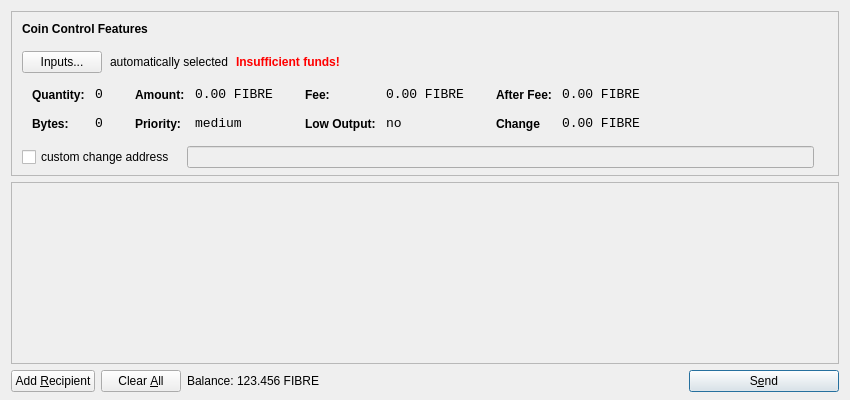
<?xml version="1.0" encoding="UTF-8"?>
<ui version="4.0">
 <class>SendCoinsDialog</class>
 <widget class="QDialog" name="SendCoinsDialog">
  <property name="geometry">
   <rect>
    <x>0</x>
    <y>0</y>
    <width>850</width>
    <height>400</height>
   </rect>
  </property>
  <property name="windowTitle">
   <string>Send Coins</string>
  </property>
  <property name="styleSheet">
   <string notr="true"/>
  </property>
  <layout class="QVBoxLayout" name="verticalLayout" stretch="0,1,0">
   <property name="bottomMargin">
    <number>8</number>
   </property>
   <item>
    <widget class="QFrame" name="frameCoinControl">
     <property name="sizePolicy">
      <sizepolicy hsizetype="Expanding" vsizetype="Expanding">
       <horstretch>0</horstretch>
       <verstretch>0</verstretch>
      </sizepolicy>
     </property>
     <property name="maximumSize">
      <size>
       <width>16777215</width>
       <height>16777215</height>
      </size>
     </property>
     <property name="frameShape">
      <enum>QFrame::StyledPanel</enum>
     </property>
     <property name="frameShadow">
      <enum>QFrame::Sunken</enum>
     </property>
     <layout class="QVBoxLayout" name="verticalLayoutCoinControl2">
      <property name="spacing">
       <number>6</number>
      </property>
      <property name="leftMargin">
       <number>0</number>
      </property>
      <property name="topMargin">
       <number>0</number>
      </property>
      <property name="rightMargin">
       <number>0</number>
      </property>
      <property name="bottomMargin">
       <number>6</number>
      </property>
      <item>
       <layout class="QVBoxLayout" name="verticalLayoutCoinControl" stretch="0,0,0,0,1">
        <property name="spacing">
         <number>0</number>
        </property>
        <property name="leftMargin">
         <number>10</number>
        </property>
        <property name="topMargin">
         <number>10</number>
        </property>
        <item>
         <layout class="QHBoxLayout" name="horizontalLayoutCoinControl1">
          <property name="bottomMargin">
           <number>15</number>
          </property>
          <item>
           <widget class="QLabel" name="labelCoinControlFeatures">
            <property name="sizePolicy">
             <sizepolicy hsizetype="Preferred" vsizetype="Maximum">
              <horstretch>0</horstretch>
              <verstretch>0</verstretch>
             </sizepolicy>
            </property>
            <property name="font">
             <font>
              <weight>75</weight>
              <bold>true</bold>
             </font>
            </property>
            <property name="styleSheet">
             <string notr="true">font-weight:bold;</string>
            </property>
            <property name="text">
             <string>Coin Control Features</string>
            </property>
           </widget>
          </item>
         </layout>
        </item>
        <item>
         <layout class="QHBoxLayout" name="horizontalLayoutCoinControl2" stretch="0,0,0,0">
          <property name="spacing">
           <number>8</number>
          </property>
          <property name="bottomMargin">
           <number>10</number>
          </property>
          <item>
           <widget class="QPushButton" name="pushButtonCoinControl">
            <property name="styleSheet">
             <string notr="true"/>
            </property>
            <property name="text">
             <string>Inputs...</string>
            </property>
           </widget>
          </item>
          <item>
           <widget class="QLabel" name="labelCoinControlAutomaticallySelected">
            <property name="text">
             <string>automatically selected</string>
            </property>
            <property name="margin">
             <number>5</number>
            </property>
           </widget>
          </item>
          <item>
           <widget class="QLabel" name="labelCoinControlInsuffFunds">
            <property name="font">
             <font>
              <weight>75</weight>
              <bold>true</bold>
             </font>
            </property>
            <property name="styleSheet">
             <string notr="true">color:red;font-weight:bold;</string>
            </property>
            <property name="text">
             <string>Insufficient funds!</string>
            </property>
            <property name="margin">
             <number>5</number>
            </property>
           </widget>
          </item>
          <item>
           <spacer name="horizontalSpacerCoinControl">
            <property name="orientation">
             <enum>Qt::Horizontal</enum>
            </property>
            <property name="sizeHint" stdset="0">
             <size>
              <width>40</width>
              <height>1</height>
             </size>
            </property>
           </spacer>
          </item>
         </layout>
        </item>
        <item>
         <widget class="QWidget" name="widgetCoinControl" native="true">
          <property name="sizePolicy">
           <sizepolicy hsizetype="Preferred" vsizetype="Preferred">
            <horstretch>0</horstretch>
            <verstretch>0</verstretch>
           </sizepolicy>
          </property>
          <property name="minimumSize">
           <size>
            <width>0</width>
            <height>0</height>
           </size>
          </property>
          <property name="styleSheet">
           <string notr="true"/>
          </property>
          <layout class="QHBoxLayout" name="horizontalLayoutCoinControl5">
           <property name="leftMargin">
            <number>0</number>
           </property>
           <property name="topMargin">
            <number>0</number>
           </property>
           <property name="rightMargin">
            <number>0</number>
           </property>
           <property name="bottomMargin">
            <number>0</number>
           </property>
           <item>
            <layout class="QHBoxLayout" name="horizontalLayoutCoinControl3" stretch="0,0,0,1">
             <property name="spacing">
              <number>20</number>
             </property>
             <property name="topMargin">
              <number>0</number>
             </property>
             <property name="bottomMargin">
              <number>10</number>
             </property>
             <item>
              <layout class="QFormLayout" name="formLayoutCoinControl1">
               <property name="horizontalSpacing">
                <number>10</number>
               </property>
               <property name="verticalSpacing">
                <number>14</number>
               </property>
               <property name="leftMargin">
                <number>10</number>
               </property>
               <property name="topMargin">
                <number>4</number>
               </property>
               <property name="rightMargin">
                <number>6</number>
               </property>
               <item row="0" column="0">
                <widget class="QLabel" name="labelCoinControlQuantityText">
                 <property name="styleSheet">
                  <string notr="true">font-weight:bold;</string>
                 </property>
                 <property name="text">
                  <string>Quantity:</string>
                 </property>
                 <property name="margin">
                  <number>0</number>
                 </property>
                </widget>
               </item>
               <item row="0" column="1">
                <widget class="QLabel" name="labelCoinControlQuantity">
                 <property name="font">
                  <font>
                   <family>Monospace</family>
                   <pointsize>10</pointsize>
                  </font>
                 </property>
                 <property name="cursor">
                  <cursorShape>IBeamCursor</cursorShape>
                 </property>
                 <property name="contextMenuPolicy">
                  <enum>Qt::ActionsContextMenu</enum>
                 </property>
                 <property name="text">
                  <string>0</string>
                 </property>
                 <property name="margin">
                  <number>0</number>
                 </property>
                 <property name="textInteractionFlags">
                  <set>Qt::LinksAccessibleByMouse|Qt::TextSelectableByKeyboard|Qt::TextSelectableByMouse</set>
                 </property>
                </widget>
               </item>
               <item row="1" column="0">
                <widget class="QLabel" name="labelCoinControlBytesText">
                 <property name="styleSheet">
                  <string notr="true">font-weight:bold;</string>
                 </property>
                 <property name="text">
                  <string>Bytes:</string>
                 </property>
                </widget>
               </item>
               <item row="1" column="1">
                <widget class="QLabel" name="labelCoinControlBytes">
                 <property name="font">
                  <font>
                   <family>Monospace</family>
                   <pointsize>10</pointsize>
                  </font>
                 </property>
                 <property name="cursor">
                  <cursorShape>IBeamCursor</cursorShape>
                 </property>
                 <property name="contextMenuPolicy">
                  <enum>Qt::ActionsContextMenu</enum>
                 </property>
                 <property name="text">
                  <string>0</string>
                 </property>
                 <property name="textInteractionFlags">
                  <set>Qt::LinksAccessibleByMouse|Qt::TextSelectableByKeyboard|Qt::TextSelectableByMouse</set>
                 </property>
                </widget>
               </item>
              </layout>
             </item>
             <item>
              <layout class="QFormLayout" name="formLayoutCoinControl2">
               <property name="horizontalSpacing">
                <number>10</number>
               </property>
               <property name="verticalSpacing">
                <number>14</number>
               </property>
               <property name="leftMargin">
                <number>6</number>
               </property>
               <property name="topMargin">
                <number>4</number>
               </property>
               <property name="rightMargin">
                <number>6</number>
               </property>
               <item row="0" column="0">
                <widget class="QLabel" name="labelCoinControlAmountText">
                 <property name="styleSheet">
                  <string notr="true">font-weight:bold;</string>
                 </property>
                 <property name="text">
                  <string>Amount:</string>
                 </property>
                 <property name="margin">
                  <number>0</number>
                 </property>
                </widget>
               </item>
               <item row="0" column="1">
                <widget class="QLabel" name="labelCoinControlAmount">
                 <property name="font">
                  <font>
                   <family>Monospace</family>
                   <pointsize>10</pointsize>
                  </font>
                 </property>
                 <property name="cursor">
                  <cursorShape>IBeamCursor</cursorShape>
                 </property>
                 <property name="contextMenuPolicy">
                  <enum>Qt::ActionsContextMenu</enum>
                 </property>
                 <property name="text">
                  <string>0.00 FIBRE</string>
                 </property>
                 <property name="textInteractionFlags">
                  <set>Qt::LinksAccessibleByMouse|Qt::TextSelectableByKeyboard|Qt::TextSelectableByMouse</set>
                 </property>
                </widget>
               </item>
               <item row="1" column="0">
                <widget class="QLabel" name="labelCoinControlPriorityText">
                 <property name="styleSheet">
                  <string notr="true">font-weight:bold;</string>
                 </property>
                 <property name="text">
                  <string>Priority:</string>
                 </property>
                </widget>
               </item>
               <item row="1" column="1">
                <widget class="QLabel" name="labelCoinControlPriority">
                 <property name="font">
                  <font>
                   <family>Monospace</family>
                   <pointsize>10</pointsize>
                  </font>
                 </property>
                 <property name="cursor">
                  <cursorShape>IBeamCursor</cursorShape>
                 </property>
                 <property name="contextMenuPolicy">
                  <enum>Qt::ActionsContextMenu</enum>
                 </property>
                 <property name="text">
                  <string>medium</string>
                 </property>
                 <property name="textInteractionFlags">
                  <set>Qt::LinksAccessibleByMouse|Qt::TextSelectableByKeyboard|Qt::TextSelectableByMouse</set>
                 </property>
                </widget>
               </item>
              </layout>
             </item>
             <item>
              <layout class="QFormLayout" name="formLayoutCoinControl3">
               <property name="horizontalSpacing">
                <number>10</number>
               </property>
               <property name="verticalSpacing">
                <number>14</number>
               </property>
               <property name="leftMargin">
                <number>6</number>
               </property>
               <property name="topMargin">
                <number>4</number>
               </property>
               <property name="rightMargin">
                <number>6</number>
               </property>
               <item row="0" column="0">
                <widget class="QLabel" name="labelCoinControlFeeText">
                 <property name="styleSheet">
                  <string notr="true">font-weight:bold;</string>
                 </property>
                 <property name="text">
                  <string>Fee:</string>
                 </property>
                 <property name="margin">
                  <number>0</number>
                 </property>
                </widget>
               </item>
               <item row="0" column="1">
                <widget class="QLabel" name="labelCoinControlFee">
                 <property name="font">
                  <font>
                   <family>Monospace</family>
                   <pointsize>10</pointsize>
                  </font>
                 </property>
                 <property name="cursor">
                  <cursorShape>IBeamCursor</cursorShape>
                 </property>
                 <property name="contextMenuPolicy">
                  <enum>Qt::ActionsContextMenu</enum>
                 </property>
                 <property name="text">
                  <string>0.00 FIBRE</string>
                 </property>
                 <property name="textInteractionFlags">
                  <set>Qt::LinksAccessibleByMouse|Qt::TextSelectableByKeyboard|Qt::TextSelectableByMouse</set>
                 </property>
                </widget>
               </item>
               <item row="1" column="0">
                <widget class="QLabel" name="labelCoinControlLowOutputText">
                 <property name="styleSheet">
                  <string notr="true">font-weight:bold;</string>
                 </property>
                 <property name="text">
                  <string>Low Output:</string>
                 </property>
                </widget>
               </item>
               <item row="1" column="1">
                <widget class="QLabel" name="labelCoinControlLowOutput">
                 <property name="font">
                  <font>
                   <family>Monospace</family>
                   <pointsize>10</pointsize>
                  </font>
                 </property>
                 <property name="cursor">
                  <cursorShape>IBeamCursor</cursorShape>
                 </property>
                 <property name="contextMenuPolicy">
                  <enum>Qt::ActionsContextMenu</enum>
                 </property>
                 <property name="text">
                  <string>no</string>
                 </property>
                 <property name="textInteractionFlags">
                  <set>Qt::LinksAccessibleByMouse|Qt::TextSelectableByKeyboard|Qt::TextSelectableByMouse</set>
                 </property>
                </widget>
               </item>
              </layout>
             </item>
             <item>
              <layout class="QFormLayout" name="formLayoutCoinControl4">
               <property name="horizontalSpacing">
                <number>10</number>
               </property>
               <property name="verticalSpacing">
                <number>14</number>
               </property>
               <property name="leftMargin">
                <number>6</number>
               </property>
               <property name="topMargin">
                <number>4</number>
               </property>
               <property name="rightMargin">
                <number>6</number>
               </property>
               <item row="0" column="0">
                <widget class="QLabel" name="labelCoinControlAfterFeeText">
                 <property name="styleSheet">
                  <string notr="true">font-weight:bold;</string>
                 </property>
                 <property name="text">
                  <string>After Fee:</string>
                 </property>
                 <property name="margin">
                  <number>0</number>
                 </property>
                </widget>
               </item>
               <item row="0" column="1">
                <widget class="QLabel" name="labelCoinControlAfterFee">
                 <property name="font">
                  <font>
                   <family>Monospace</family>
                   <pointsize>10</pointsize>
                  </font>
                 </property>
                 <property name="cursor">
                  <cursorShape>IBeamCursor</cursorShape>
                 </property>
                 <property name="contextMenuPolicy">
                  <enum>Qt::ActionsContextMenu</enum>
                 </property>
                 <property name="text">
                  <string>0.00 FIBRE</string>
                 </property>
                 <property name="textInteractionFlags">
                  <set>Qt::LinksAccessibleByMouse|Qt::TextSelectableByKeyboard|Qt::TextSelectableByMouse</set>
                 </property>
                </widget>
               </item>
               <item row="1" column="0">
                <widget class="QLabel" name="labelCoinControlChangeText">
                 <property name="styleSheet">
                  <string notr="true">font-weight:bold;</string>
                 </property>
                 <property name="text">
                  <string>Change</string>
                 </property>
                </widget>
               </item>
               <item row="1" column="1">
                <widget class="QLabel" name="labelCoinControlChange">
                 <property name="font">
                  <font>
                   <family>Monospace</family>
                   <pointsize>10</pointsize>
                  </font>
                 </property>
                 <property name="cursor">
                  <cursorShape>IBeamCursor</cursorShape>
                 </property>
                 <property name="contextMenuPolicy">
                  <enum>Qt::ActionsContextMenu</enum>
                 </property>
                 <property name="text">
                  <string>0.00 FIBRE</string>
                 </property>
                 <property name="textInteractionFlags">
                  <set>Qt::LinksAccessibleByMouse|Qt::TextSelectableByKeyboard|Qt::TextSelectableByMouse</set>
                 </property>
                </widget>
               </item>
              </layout>
             </item>
            </layout>
           </item>
          </layout>
         </widget>
        </item>
        <item>
         <layout class="QHBoxLayout" name="horizontalLayoutCoinControl4" stretch="0,0,0">
          <property name="spacing">
           <number>12</number>
          </property>
          <property name="sizeConstraint">
           <enum>QLayout::SetDefaultConstraint</enum>
          </property>
          <property name="topMargin">
           <number>5</number>
          </property>
          <property name="rightMargin">
           <number>5</number>
          </property>
          <item>
           <widget class="QCheckBox" name="checkBoxCoinControlChange">
            <property name="text">
             <string>custom change address</string>
            </property>
           </widget>
          </item>
          <item>
           <widget class="QLineEdit" name="lineEditCoinControlChange">
            <property name="enabled">
             <bool>false</bool>
            </property>
            <property name="sizePolicy">
             <sizepolicy hsizetype="Expanding" vsizetype="Fixed">
              <horstretch>0</horstretch>
              <verstretch>0</verstretch>
             </sizepolicy>
            </property>
           </widget>
          </item>
          <item>
           <widget class="QLabel" name="labelCoinControlChangeLabel">
            <property name="sizePolicy">
             <sizepolicy hsizetype="Preferred" vsizetype="Expanding">
              <horstretch>0</horstretch>
              <verstretch>0</verstretch>
             </sizepolicy>
            </property>
            <property name="minimumSize">
             <size>
              <width>0</width>
              <height>0</height>
             </size>
            </property>
            <property name="text">
             <string/>
            </property>
            <property name="margin">
             <number>3</number>
            </property>
           </widget>
          </item>
         </layout>
        </item>
        <item>
         <spacer name="verticalSpacerCoinControl">
          <property name="orientation">
           <enum>Qt::Vertical</enum>
          </property>
          <property name="sizeHint" stdset="0">
           <size>
            <width>800</width>
            <height>1</height>
           </size>
          </property>
         </spacer>
        </item>
       </layout>
      </item>
     </layout>
    </widget>
   </item>
   <item>
    <widget class="QScrollArea" name="scrollArea">
     <property name="widgetResizable">
      <bool>true</bool>
     </property>
     <widget class="QWidget" name="scrollAreaWidgetContents">
      <property name="geometry">
       <rect>
        <x>0</x>
        <y>0</y>
        <width>830</width>
        <height>172</height>
       </rect>
      </property>
      <layout class="QVBoxLayout" name="verticalLayout_2">
       <property name="leftMargin">
        <number>0</number>
       </property>
       <property name="topMargin">
        <number>0</number>
       </property>
       <property name="rightMargin">
        <number>0</number>
       </property>
       <property name="bottomMargin">
        <number>0</number>
       </property>
       <item>
        <layout class="QVBoxLayout" name="entries">
         <property name="spacing">
          <number>6</number>
         </property>
        </layout>
       </item>
       <item>
        <spacer name="verticalSpacer">
         <property name="orientation">
          <enum>Qt::Vertical</enum>
         </property>
         <property name="sizeHint" stdset="0">
          <size>
           <width>20</width>
           <height>40</height>
          </size>
         </property>
        </spacer>
       </item>
      </layout>
     </widget>
    </widget>
   </item>
   <item>
    <layout class="QHBoxLayout" name="horizontalLayout">
     <item>
      <widget class="QPushButton" name="addButton">
       <property name="toolTip">
        <string>Send to multiple recipients at once</string>
       </property>
       <property name="text">
        <string>Add &amp;Recipient</string>
       </property>
       <property name="icon">
        <iconset resource="../bitcoin.qrc">
         <normaloff>:/icons/add</normaloff>:/icons/add</iconset>
       </property>
       <property name="autoDefault">
        <bool>false</bool>
       </property>
      </widget>
     </item>
     <item>
      <widget class="QPushButton" name="clearButton">
       <property name="sizePolicy">
        <sizepolicy hsizetype="Minimum" vsizetype="Fixed">
         <horstretch>0</horstretch>
         <verstretch>0</verstretch>
        </sizepolicy>
       </property>
       <property name="toolTip">
        <string>Remove all transaction fields</string>
       </property>
       <property name="text">
        <string>Clear &amp;All</string>
       </property>
       <property name="icon">
        <iconset resource="../bitcoin.qrc">
         <normaloff>:/icons/remove</normaloff>:/icons/remove</iconset>
       </property>
       <property name="autoRepeatDelay">
        <number>300</number>
       </property>
       <property name="autoDefault">
        <bool>false</bool>
       </property>
      </widget>
     </item>
     <item>
      <layout class="QHBoxLayout" name="horizontalLayout_2">
       <property name="spacing">
        <number>3</number>
       </property>
       <item>
        <widget class="QLabel" name="label">
         <property name="sizePolicy">
          <sizepolicy hsizetype="Preferred" vsizetype="Fixed">
           <horstretch>0</horstretch>
           <verstretch>0</verstretch>
          </sizepolicy>
         </property>
         <property name="text">
          <string>Balance:</string>
         </property>
        </widget>
       </item>
       <item>
        <widget class="QLabel" name="labelBalance">
         <property name="sizePolicy">
          <sizepolicy hsizetype="Preferred" vsizetype="Fixed">
           <horstretch>0</horstretch>
           <verstretch>0</verstretch>
          </sizepolicy>
         </property>
         <property name="cursor">
          <cursorShape>IBeamCursor</cursorShape>
         </property>
         <property name="text">
          <string>123.456 FIBRE</string>
         </property>
         <property name="textInteractionFlags">
          <set>Qt::LinksAccessibleByMouse|Qt::TextSelectableByKeyboard|Qt::TextSelectableByMouse</set>
         </property>
        </widget>
       </item>
      </layout>
     </item>
     <item>
      <spacer name="horizontalSpacer">
       <property name="orientation">
        <enum>Qt::Horizontal</enum>
       </property>
       <property name="sizeHint" stdset="0">
        <size>
         <width>40</width>
         <height>20</height>
        </size>
       </property>
      </spacer>
     </item>
     <item>
      <widget class="QPushButton" name="sendButton">
       <property name="minimumSize">
        <size>
         <width>150</width>
         <height>0</height>
        </size>
       </property>
       <property name="toolTip">
        <string>Confirm the send action</string>
       </property>
       <property name="text">
        <string>S&amp;end</string>
       </property>
       <property name="icon">
        <iconset resource="../bitcoin.qrc">
         <normaloff>:/icons/send</normaloff>:/icons/send</iconset>
       </property>
       <property name="default">
        <bool>true</bool>
       </property>
      </widget>
     </item>
    </layout>
   </item>
  </layout>
 </widget>
 <resources>
  <include location="../bitcoin.qrc"/>
 </resources>
 <connections/>
</ui>
